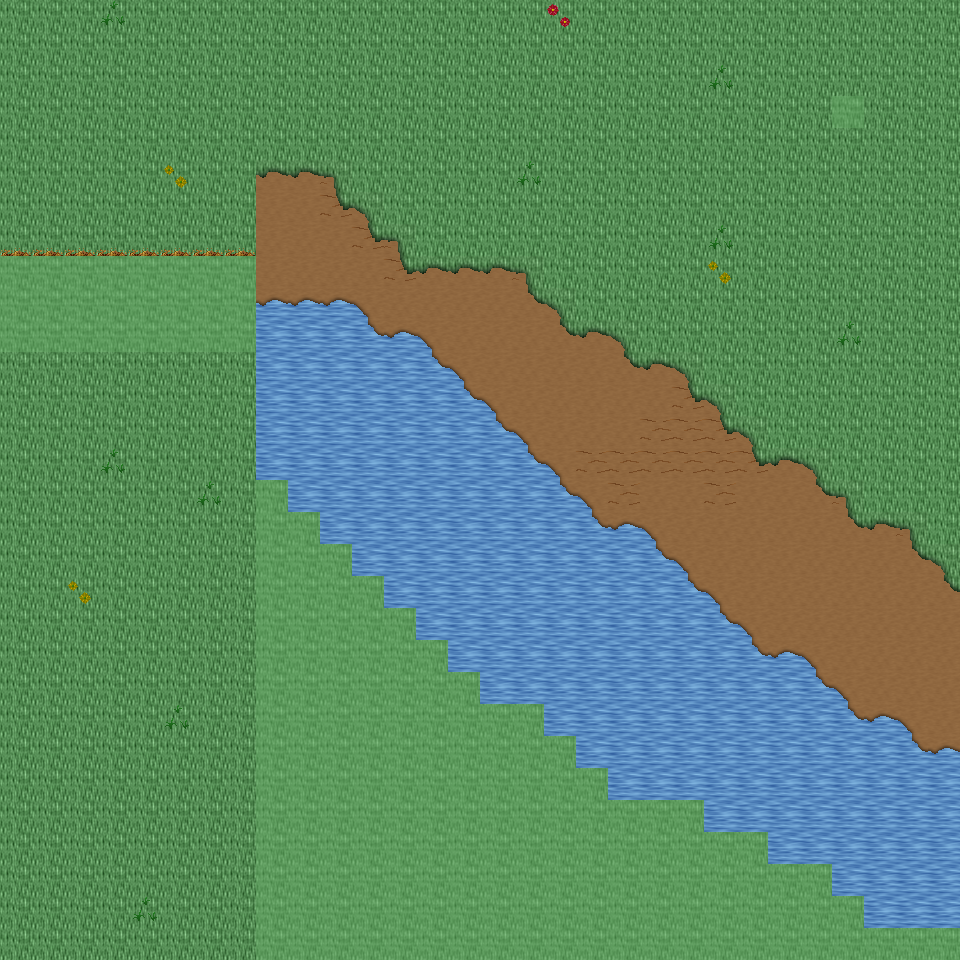

This is a level from a 2D game, rendered from its Tiled map with the project's own tilesets. A one-line summary and the map file follow, with tile-layer data summarised:
An orthogonal 30x30 tile map with 32x32 px tiles, 6 tile layers (Ground, Object, Object2, Above, ...), 19 tilesets and 4 objects (4x mapExit).

<map version="1.0" orientation="orthogonal" renderorder="right-down" width="30" height="30" tilewidth="32" tileheight="32" nextobjectid="5">
  <tileset firstgid="1" name="tileset_ground_ground" tilewidth="32" tileheight="32" tilecount="33" columns="3">
    <image source="../drawable/tileset_ground_ground.png" width="96" height="352" />
  </tileset>
  <tileset firstgid="34" name="tileset_ground_water_pool" tilewidth="32" tileheight="32" tilecount="72" columns="3">
    <image source="../drawable/tileset_ground_water_pool.png" width="96" height="768" />
  </tileset>
  <tileset firstgid="106" name="tileset_ground_ridge_earth_dark" tilewidth="32" tileheight="32" tilecount="96" columns="12">
    <image source="../drawable/tileset_ground_ridge_earth_dark.png" width="384" height="256" />
  </tileset>
  <tileset firstgid="202" name="tileset_ground_grass_edges" tilewidth="32" tileheight="32" tilecount="36" columns="12">
    <image source="../drawable/tileset_ground_grass_edges.png" width="384" height="96" />
  </tileset>
  <tileset firstgid="238" name="tileset_ground_earth_edges" tilewidth="32" tileheight="32" tilecount="18" columns="6">
    <image source="../drawable/tileset_ground_earth_edges.png" width="192" height="96" />
  </tileset>
  <tileset firstgid="256" name="tileset_ground_grass_corners" tilewidth="32" tileheight="32" tilecount="24" columns="6">
    <image source="../drawable/tileset_ground_grass_corners.png" width="192" height="128" />
  </tileset>
  <tileset firstgid="280" name="tileset_plant_grasses" tilewidth="32" tileheight="32" tilecount="6" columns="3">
    <image source="../drawable/tileset_plant_grasses.png" width="96" height="64" />
  </tileset>
  <tileset firstgid="286" name="tileset_plant_flower_daisy_blue" tilewidth="32" tileheight="32" tilecount="8" columns="2">
    <image source="../drawable/tileset_plant_flower_daisy_blue.png" width="64" height="128" />
  </tileset>
  <tileset firstgid="294" name="tileset_plant_flower_daisy_yellow" tilewidth="32" tileheight="32" tilecount="8" columns="2">
    <image source="../drawable/tileset_plant_flower_daisy_yellow.png" width="64" height="128" />
  </tileset>
  <tileset firstgid="302" name="tileset_plant_bush_bushes" tilewidth="32" tileheight="32" tilecount="10" columns="5">
    <image source="../drawable/tileset_plant_bush_bushes.png" width="160" height="64" />
  </tileset>
  <tileset firstgid="312" name="tileset_plant_flower_daisy_red" tilewidth="32" tileheight="32" tilecount="8" columns="2">
    <image source="../drawable/tileset_plant_flower_daisy_red.png" width="64" height="128" />
  </tileset>
  <tileset firstgid="320" name="tileset_plant_flower_daisy_white" tilewidth="32" tileheight="32" tilecount="8" columns="2">
    <image source="../drawable/tileset_plant_flower_daisy_white.png" width="64" height="128" />
  </tileset>
  <tileset firstgid="328" name="tileset_item_statue_bird" tilewidth="32" tileheight="32" tilecount="8" columns="2">
    <image source="../drawable/tileset_item_statue_bird.png" width="64" height="128" />
  </tileset>
  <tileset firstgid="336" name="tileset_logic_collision" tilewidth="32" tileheight="32" tilecount="1" columns="1">
    <image source="../drawable/tileset_logic_collision.png" width="32" height="32" />
  </tileset>
  <tileset firstgid="337" name="tileset_ground_green_paving" tilewidth="32" tileheight="32" tilecount="18" columns="3">
    <image source="../drawable/tileset_ground_green_paving.png" width="96" height="192" />
  </tileset>
  <tileset firstgid="355" name="tileset_logic_protection" tilewidth="32" tileheight="32" tilecount="2" columns="2">
    <image source="../drawable/tileset_logic_protection.png" width="64" height="32" />
  </tileset>
  <tileset firstgid="357" name="tileset_building_castle" tilewidth="32" tileheight="32" tilecount="320" columns="20">
    <image source="../drawable/tileset_building_castle.png" width="640" height="512" />
  </tileset>
  <tileset firstgid="677" name="tileset_logic_creature_reptile" tilewidth="32" tileheight="32" tilecount="7" columns="7">
    <image source="../drawable/tileset_logic_creature_reptile.png" width="224" height="32" />
  </tileset>
  <tileset firstgid="684" name="tileset_logic_creature_rodent" tilewidth="32" tileheight="32" tilecount="8" columns="8">
    <image source="../drawable/tileset_logic_creature_rodent.png" width="256" height="32" />
  </tileset>
  <layer name="Ground" width="30" height="30">
    <data>[900 cells, 900 non-empty, 4 distinct tile ids]</data>
  </layer>
  <layer name="Object" width="30" height="30">
    <data>[900 cells, 134 non-empty, 15 distinct tile ids]</data>
  </layer>
  <layer name="Object2" width="30" height="30">
    <data>[900 cells, 14 non-empty, 4 distinct tile ids]</data>
  </layer>
  <layer name="Above" width="30" height="30">
    <data>[900 cells, 0 non-empty, 0 distinct tile ids]</data>
  </layer>
  <layer name="Above2" width="30" height="30">
    <data>[900 cells, 0 non-empty, 0 distinct tile ids]</data>
  </layer>
  <layer name="Walkable" width="30" height="30">
    <data>[900 cells, 172 non-empty, 1 distinct tile ids]</data>
  </layer>
  <objectgroup name="MapEvents">
    <object id="1" name="north" type="mapExit" x="0" y="0" width="960" height="32">
      <properties>
        <property name="map" value="level_0_x89_y94" />
        <property name="x" value="0" />
        <property name="y" value="28" />
      </properties>
    </object>
    <object id="2" name="south" type="mapExit" x="0" y="928" width="256" height="32">
      <properties>
        <property name="map" value="level_0_x89_y96" />
        <property name="x" value="0" />
        <property name="y" value="1" />
      </properties>
    </object>
    <object id="3" name="west" type="mapExit" x="0" y="0" width="32" height="256">
      <properties>
        <property name="map" value="level_0_x88_y95" />
        <property name="x" value="28" />
        <property name="y" value="0" />
      </properties>
    </object>
    <object id="4" name="west2" type="mapExit" x="0" y="352" width="32" height="608">
      <properties>
        <property name="map" value="level_0_x88_y95" />
        <property name="x" value="28" />
        <property name="y" value="11" />
      </properties>
    </object>
  </objectgroup>
</map>
